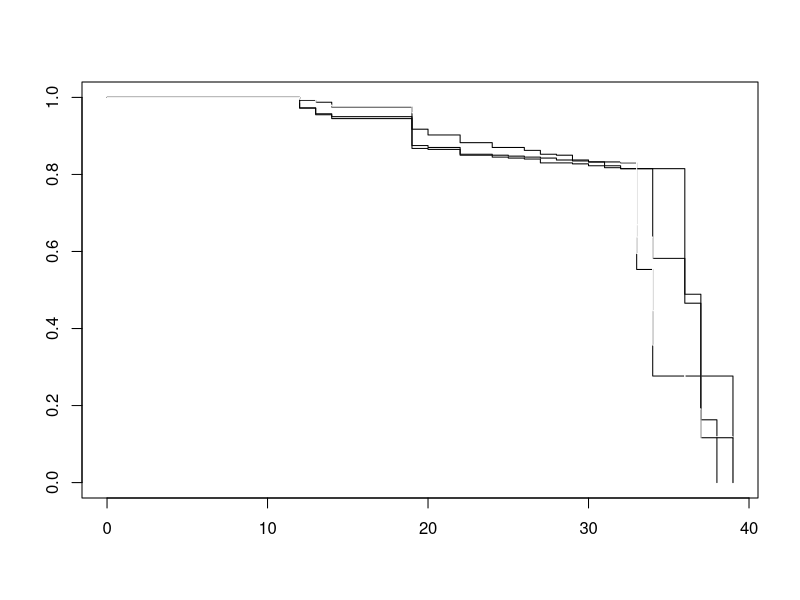
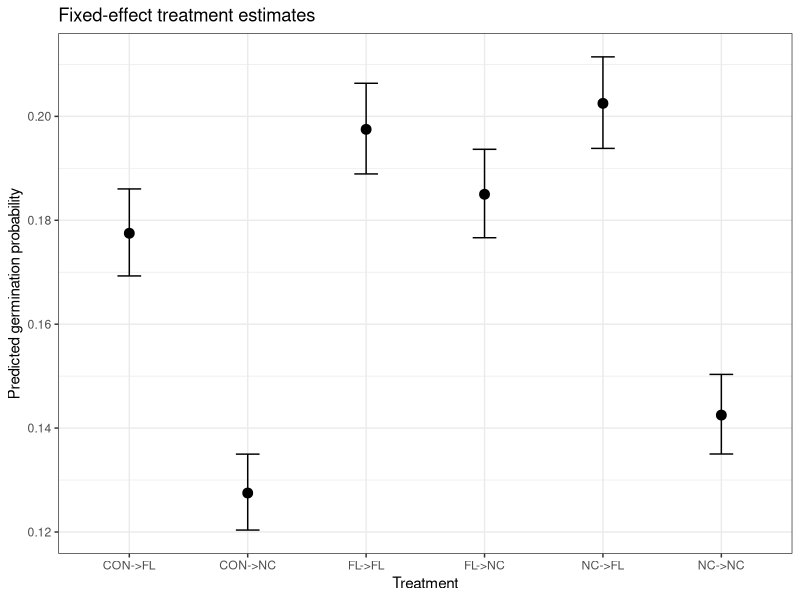

R code for these plots, in order:
library(tidyverse)
library(survival)


df <- read.csv("GerminationRate_Datasheetcsv.csv")

df <- df[-c(2401,2402),]
max_day <- 32

df$event <- ifelse(df$Germination.Day > 0,1,0)

df$time <- ifelse(df$Germination.Day > 0, df$Germination.Day, max_day)



surv_obj <- Surv(time = df$time, event = df$event)

fit <- survfit(surv_obj ~ Treatment, data = df)

plot(fit, col = 1:length(levels(df$Treatment)))


survdiff(surv_obj ~ Treatment, data = df)  # log-rank test

###############################################################


# read data
dat <- read.csv("GerminationRate_Datasheetcsv.csv")

dat <- dat[-c(2401,2402),]
library(dplyr)

counts <- dat %>%
  group_by(`Plant..`) %>%
  summarise(nonzero_germ = sum(`Germination.Day` != 0),
            .groups = "drop")

counts <- counts %>% 
  mutate(total = 20)


joined <- left_join(dat, counts, by = "Plant..")

df_ <- joined %>%
  group_by(Plant.., Treatment) %>% 
  mutate(BlockID = cur_group_id()) %>%
  ungroup()

m_glm <- glm(
  cbind(nonzero_germ, total - nonzero_germ) ~ Treatment,
  data   = df_,
  family = binomial
)

summary(m_glm)
anova(m_glm, test = "Chisq")  # test treatment effect - it's significant 

library(emmeans)

emm <- emmeans(m_glm, ~ Treatment)

pairs(emm, adjust = "tukey")

library(ggplot2)

df_$Treatment <- as.factor(df_$Treatment) 

# For a GLM with only treatment as predictor:
newdat <- data.frame(
  Treatment = levels(df_$Treatment)
)

newdat$pred_link <- predict(m_glm, newdata = newdat, se.fit = TRUE)$fit
newdat$se_link   <- predict(m_glm, newdata = newdat, se.fit = TRUE)$se.fit

# 95% CI on link (logit) scale
newdat$lwr_link <- newdat$pred_link - 1.96 * newdat$se_link
newdat$upr_link <- newdat$pred_link + 1.96 * newdat$se_link

# back‑transform to probability
ilogit <- function(x) exp(x) / (1 + exp(x))

newdat$pred_prob <- ilogit(newdat$pred_link)
newdat$lwr_prob  <- ilogit(newdat$lwr_link)
newdat$upr_prob  <- ilogit(newdat$upr_link)

ggplot(newdat, aes(x = Treatment, y = pred_prob)) +
  geom_point(size = 3) +
  geom_errorbar(aes(ymin = lwr_prob, ymax = upr_prob), width = 0.2) +
  labs(x = "Treatment",
       y = "Predicted germination probability",
       title = "Fixed-effect treatment estimates") +
  theme_bw()
